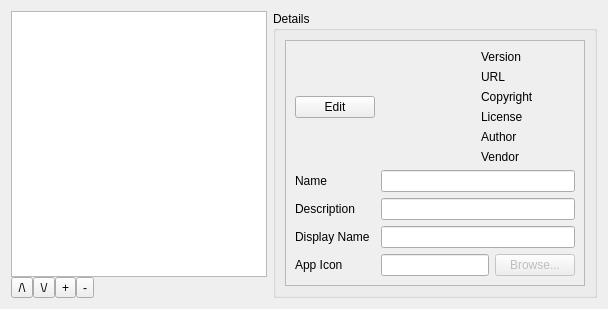
<?xml version="1.0" encoding="UTF-8"?>
<ui version="4.0">
    <author/>
    <comment/>
    <exportmacro/>
    <class>fairwindsk::ui::settings::Apps</class>
    <widget class="QWidget" name="tab_apps">
        <attribute name="title">
         <string>Apps</string>
        </attribute>
        <layout class="QHBoxLayout" name="horizontalLayout">
         <item>
          <layout class="QVBoxLayout" name="verticalLayout_Apps_List">
           <property name="spacing">
            <number>0</number>
           </property>
           <item>
            <widget class="QListWidget" name="listWidget_Apps_List">
             <property name="sizePolicy">
              <sizepolicy hsizetype="Expanding" vsizetype="Expanding">
               <horstretch>0</horstretch>
               <verstretch>0</verstretch>
              </sizepolicy>
             </property>
             <property name="horizontalScrollBarPolicy">
              <enum>Qt::ScrollBarAlwaysOff</enum>
             </property>
             <property name="dragEnabled">
              <bool>true</bool>
             </property>
             <property name="dragDropMode">
              <enum>QAbstractItemView::InternalMove</enum>
             </property>
             <property name="iconSize">
              <size>
               <width>32</width>
               <height>32</height>
              </size>
             </property>
             <property name="currentRow">
              <number>-1</number>
             </property>
            </widget>
           </item>
           <item>
            <layout class="QHBoxLayout" name="horizontalLayout_Apps_List_Buttons">
             <property name="spacing">
              <number>0</number>
             </property>
             <item>
              <widget class="QToolButton" name="toolButton_Up">
               <property name="text">
                <string>/\</string>
               </property>
              </widget>
             </item>
             <item>
              <widget class="QToolButton" name="toolButton_Down">
               <property name="text">
                <string>\/</string>
               </property>
              </widget>
             </item>
             <item>
              <widget class="QToolButton" name="toolButton_Add">
               <property name="text">
                <string>+</string>
               </property>
              </widget>
             </item>
             <item>
              <widget class="QToolButton" name="toolButton_Remove">
               <property name="text">
                <string>-</string>
               </property>
              </widget>
             </item>
             <item>
              <spacer name="horizontalSpacer">
               <property name="orientation">
                <enum>Qt::Horizontal</enum>
               </property>
               <property name="sizeHint" stdset="0">
                <size>
                 <width>40</width>
                 <height>20</height>
                </size>
               </property>
              </spacer>
             </item>
            </layout>
           </item>
          </layout>
         </item>
         <item>
          <widget class="QGroupBox" name="groupBox_Apps_Details">
           <property name="sizePolicy">
            <sizepolicy hsizetype="Expanding" vsizetype="Preferred">
             <horstretch>0</horstretch>
             <verstretch>0</verstretch>
            </sizepolicy>
           </property>
           <property name="title">
            <string>Details</string>
           </property>
           <layout class="QGridLayout" name="gridLayout_Apps_Details">
            <item row="0" column="0">
             <widget class="QScrollArea" name="scrollArea_Apps_Details">
              <property name="sizePolicy">
               <sizepolicy hsizetype="Expanding" vsizetype="Expanding">
                <horstretch>0</horstretch>
                <verstretch>0</verstretch>
               </sizepolicy>
              </property>
              <property name="horizontalScrollBarPolicy">
               <enum>Qt::ScrollBarAlwaysOff</enum>
              </property>
              <property name="widgetResizable">
               <bool>true</bool>
              </property>
              <widget class="QWidget" name="scrollAreaWidgetContents_Apps_Details_Fields">
               <property name="geometry">
                <rect>
                 <x>0</x>
                 <y>0</y>
                 <width>291</width>
                 <height>384</height>
                </rect>
               </property>
               <layout class="QGridLayout" name="gridLayout_Apps_Details_Fieds">
                <property name="horizontalSpacing">
                 <number>-1</number>
                </property>
                <item row="0" column="1">
                 <layout class="QHBoxLayout" name="horizontalLayout_Apps_Details_Fields_Icon">
                  <item>
                   <widget class="QLabel" name="label_Apps_Icon"/>
                  </item>
                  <item>
                   <layout class="QGridLayout" name="gridLayout_Apps_Details_Fields_Icon_ReadOnly">
                    <item row="3" column="1">
                     <widget class="QLabel" name="label_Apps_Url_Text">
                      <property name="text">
                       <string/>
                      </property>
                     </widget>
                    </item>
                    <item row="6" column="1">
                     <widget class="QLabel" name="label_Apps_Author_Text">
                      <property name="text">
                       <string/>
                      </property>
                     </widget>
                    </item>
                    <item row="5" column="0">
                     <widget class="QLabel" name="label_Apps_License">
                      <property name="text">
                       <string>License</string>
                      </property>
                     </widget>
                    </item>
                    <item row="2" column="1">
                     <widget class="QLabel" name="label_Apps_Version_Text">
                      <property name="text">
                       <string/>
                      </property>
                     </widget>
                    </item>
                    <item row="7" column="1">
                     <widget class="QLabel" name="label_Apps_Vendor_Text">
                      <property name="text">
                       <string/>
                      </property>
                     </widget>
                    </item>
                    <item row="4" column="1">
                     <widget class="QLabel" name="label_Apps_Copyright_Text">
                      <property name="text">
                       <string/>
                      </property>
                     </widget>
                    </item>
                    <item row="5" column="1">
                     <widget class="QLabel" name="label_Apps_License_Text">
                      <property name="text">
                       <string/>
                      </property>
                     </widget>
                    </item>
                    <item row="6" column="0">
                     <widget class="QLabel" name="label_Apps_Author">
                      <property name="text">
                       <string>Author</string>
                      </property>
                     </widget>
                    </item>
                    <item row="4" column="0">
                     <widget class="QLabel" name="label_Apps_Copyright">
                      <property name="text">
                       <string>Copyright</string>
                      </property>
                     </widget>
                    </item>
                    <item row="2" column="0">
                     <widget class="QLabel" name="label_Apps_Version">
                      <property name="text">
                       <string>Version</string>
                      </property>
                     </widget>
                    </item>
                    <item row="7" column="0">
                     <widget class="QLabel" name="label_Apps_Vendor">
                      <property name="text">
                       <string>Vendor</string>
                      </property>
                     </widget>
                    </item>
                    <item row="3" column="0">
                     <widget class="QLabel" name="label_Apps_Url">
                      <property name="text">
                       <string>URL</string>
                      </property>
                     </widget>
                    </item>
                   </layout>
                  </item>
                 </layout>
                </item>
                <item row="10" column="0">
                 <widget class="QLabel" name="label_Apps_AppIcon">
                  <property name="text">
                   <string>App Icon</string>
                  </property>
                 </widget>
                </item>
                <item row="9" column="1">
                 <widget class="QLineEdit" name="lineEdit_Apps_DisplayName"/>
                </item>
                <item row="8" column="0">
                 <widget class="QLabel" name="label_Apps_Description">
                  <property name="text">
                   <string>Description</string>
                  </property>
                 </widget>
                </item>
                <item row="10" column="1">
                 <layout class="QGridLayout" name="gridLayout_Apps_Details_Fields_AppIcon">
                  <item row="0" column="0">
                   <widget class="QLineEdit" name="lineEdit_Apps_AppIcon">
                    <property name="readOnly">
                     <bool>true</bool>
                    </property>
                   </widget>
                  </item>
                  <item row="0" column="1">
                   <widget class="QPushButton" name="pushButton_Apps_AppIcon_Browse">
                    <property name="enabled">
                     <bool>false</bool>
                    </property>
                    <property name="text">
                     <string>Browse...</string>
                    </property>
                   </widget>
                  </item>
                 </layout>
                </item>
                <item row="1" column="1">
                 <widget class="QLineEdit" name="lineEdit_Apps_Name">
                  <property name="readOnly">
                   <bool>true</bool>
                  </property>
                 </widget>
                </item>
                <item row="9" column="0">
                 <widget class="QLabel" name="label_Apps_DisplayName">
                  <property name="text">
                   <string>Display Name</string>
                  </property>
                 </widget>
                </item>
                <item row="1" column="0">
                 <widget class="QLabel" name="label_Apps_Name">
                  <property name="text">
                   <string>Name</string>
                  </property>
                 </widget>
                </item>
                <item row="8" column="1">
                 <widget class="QLineEdit" name="lineEdit_Apps_Description">
                  <property name="readOnly">
                   <bool>true</bool>
                  </property>
                 </widget>
                </item>
                <item row="0" column="0">
                 <widget class="QPushButton" name="pushButton_Apps_EditSave">
                  <property name="text">
                   <string>Edit</string>
                  </property>
                 </widget>
                </item>
               </layout>
              </widget>
             </widget>
            </item>
           </layout>
          </widget>
         </item>
        </layout>
       </widget>
    <pixmapfunction/>
    <connections/>
</ui>
